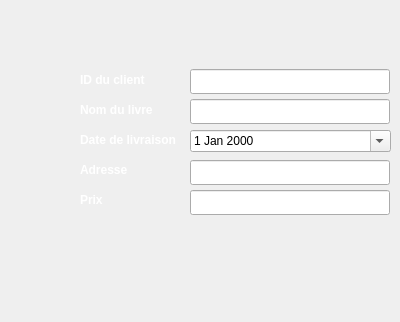
    <widget class="QWidget" name="page_21">
     <widget class="QLabel" name="ModifierNom_3">
      <property name="geometry">
       <rect>
        <x>80</x>
        <y>100</y>
        <width>81</width>
        <height>21</height>
       </rect>
      </property>
      <property name="text">
       <string>&lt;html&gt;&lt;head/&gt;&lt;body&gt;&lt;p&gt;&lt;span style=&quot; font-weight:600; color:#ffffff;&quot;&gt;Nom du livre &lt;/span&gt;&lt;/p&gt;&lt;/body&gt;&lt;/html&gt;</string>
      </property>
     </widget>
     <widget class="QLineEdit" name="lineEdit_MAdre_com">
      <property name="geometry">
       <rect>
        <x>190</x>
        <y>160</y>
        <width>200</width>
        <height>25</height>
       </rect>
      </property>
     </widget>
     <widget class="QLabel" name="ModifierID_8">
      <property name="geometry">
       <rect>
        <x>80</x>
        <y>70</y>
        <width>81</width>
        <height>21</height>
       </rect>
      </property>
      <property name="text">
       <string>&lt;html&gt;&lt;head/&gt;&lt;body&gt;&lt;p&gt;&lt;span style=&quot; font-weight:600; color:#ffffff;&quot;&gt;ID du client&lt;/span&gt;&lt;/p&gt;&lt;/body&gt;&lt;/html&gt;</string>
      </property>
     </widget>
     <widget class="QLineEdit" name="lineEdit_Mnom_livre_com">
      <property name="geometry">
       <rect>
        <x>190</x>
        <y>99</y>
        <width>200</width>
        <height>25</height>
       </rect>
      </property>
     </widget>
     <widget class="QLineEdit" name="lineEdit_MID_client_com">
      <property name="geometry">
       <rect>
        <x>190</x>
        <y>69</y>
        <width>200</width>
        <height>25</height>
       </rect>
      </property>
     </widget>
     <widget class="QLabel" name="ModifierNbrPage_3">
      <property name="geometry">
       <rect>
        <x>80</x>
        <y>160</y>
        <width>101</width>
        <height>21</height>
       </rect>
      </property>
      <property name="text">
       <string>&lt;html&gt;&lt;head/&gt;&lt;body&gt;&lt;p&gt;&lt;span style=&quot; font-weight:600; color:#ffffff;&quot;&gt;Adresse&lt;/span&gt;&lt;/p&gt;&lt;/body&gt;&lt;/html&gt;</string>
      </property>
     </widget>
     <widget class="QPushButton" name="Mvalider_3">
      <property name="geometry">
       <rect>
        <x>240</x>
        <y>290</y>
        <width>75</width>
        <height>23</height>
       </rect>
      </property>
      <property name="styleSheet">
       <string notr="true">QPushButton {
            color: white;
            border-image: url(:/img/valid.png) 3 10 3 10;
            border-top: 3px transparent;
            border-bottom: 3px transparent;
            border-right: 10px transparent;
            border-left: 10px transparent;
        }</string>
      </property>
      <property name="text">
       <string/>
      </property>
     </widget>
     <widget class="QLineEdit" name="lineEdit_Mprix_com">
      <property name="geometry">
       <rect>
        <x>190</x>
        <y>190</y>
        <width>200</width>
        <height>25</height>
       </rect>
      </property>
     </widget>
     <widget class="QPushButton" name="Mretour_3">
      <property name="geometry">
       <rect>
        <x>90</x>
        <y>260</y>
        <width>51</width>
        <height>51</height>
       </rect>
      </property>
      <property name="styleSheet">
       <string notr="true">QPushButton {
            color: white;
            border-image: url(:/img/fleche.png) 3 10 3 10;
            border-top: 3px transparent;
            border-bottom: 3px transparent;
            border-right: 10px transparent;
            border-left: 10px transparent;
        }</string>
      </property>
      <property name="text">
       <string/>
      </property>
     </widget>
     <widget class="QLabel" name="ModifierLangue_3">
      <property name="geometry">
       <rect>
        <x>80</x>
        <y>190</y>
        <width>81</width>
        <height>21</height>
       </rect>
      </property>
      <property name="text">
       <string>&lt;html&gt;&lt;head/&gt;&lt;body&gt;&lt;p&gt;&lt;span style=&quot; font-weight:600; color:#ffffff;&quot;&gt;Prix&lt;/span&gt;&lt;/p&gt;&lt;/body&gt;&lt;/html&gt;</string>
      </property>
     </widget>
     <widget class="QLabel" name="ModifierEcrivain_3">
      <property name="geometry">
       <rect>
        <x>80</x>
        <y>130</y>
        <width>101</width>
        <height>21</height>
       </rect>
      </property>
      <property name="text">
       <string>&lt;html&gt;&lt;head/&gt;&lt;body&gt;&lt;p&gt;&lt;span style=&quot; font-weight:600; color:#ffffff;&quot;&gt;Date de livraison&lt;/span&gt;&lt;/p&gt;&lt;/body&gt;&lt;/html&gt;</string>
      </property>
     </widget>
     <widget class="QDateEdit" name="lineEdit_MDDL_com">
      <property name="geometry">
       <rect>
        <x>190</x>
        <y>130</y>
        <width>201</width>
        <height>22</height>
       </rect>
      </property>
      <property name="calendarPopup">
       <bool>true</bool>
      </property>
     </widget>
    </widget>
